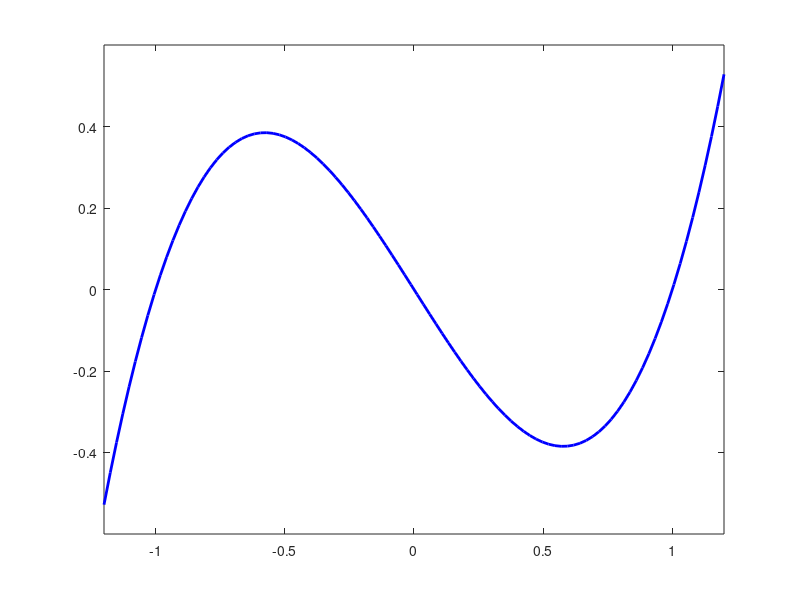

The MATLAB script that drew this image:
% create a vector of N points between a and b
a=-1.2; b = -a; N = 100; X=linspace(a, b, N);

Y = X.^3 - X; % a function of X

figure(1); clf; % pop up a figure, clean it

H = axes; set(H, 'fontsize', 20); % set the font

plot(X, Y, 'color', 'blue', 'linewidth', 2); % plot

axis([a, b, -0.6, 0.6]); % the viewable box

saveas(gcf, 'MyPicture.eps', 'psc2'); % save the picture in color